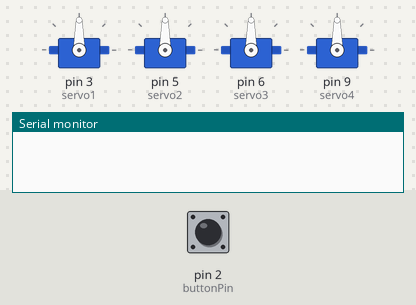
A sketch run on a simulated Arduino Uno, built with avr-gcc and run on an emulated ATmega328P. On the bench: 4 × servo, the last lines printed to the serial monitor. The inputs (shaded band) are chosen by the test bench; at power-on: pin 2 (buttonPin) HIGH.

Above: at 1.2 s.
1.3 s: pin 2 (buttonPin) pulled LOW for 0.15 s
At 2.3 s:
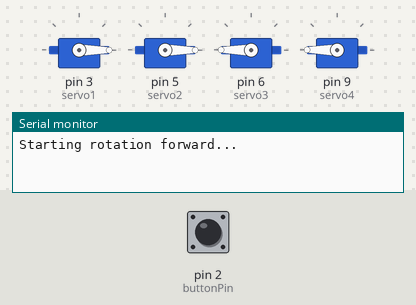
4.3 s: pin 2 (buttonPin) pulled LOW for 1 s
At 4.6 s:
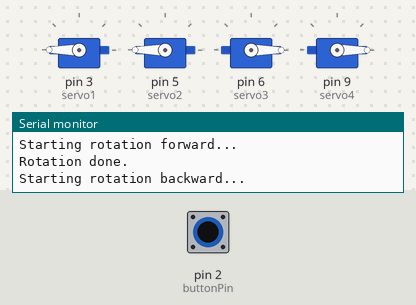
Timing chart, 0 to 7.3 s (numbered marks = the images above; inputs shaded):
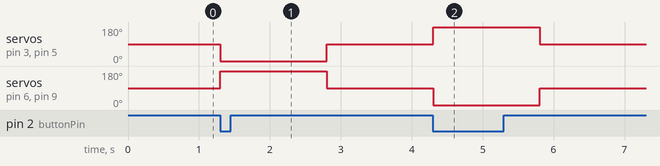

The sketch:

updated_jumpoline_palme_tree.ino
```cpp
#include <Servo.h>

Servo servo1;
Servo servo2;
Servo servo3;
Servo servo4;

const int buttonPin = 2;
bool previousButtonState = HIGH;
bool isRunning = false;
bool directionForward = true; // اتجاه الدوران
// const int buttonPin = 2;
// bool previousButtonState = HIGH;
// bool isRunning = false;
// bool directionBackord = true;
void setup() {
  servo1.attach(3);
  servo2.attach(5);
  servo3.attach(6);
  servo4.attach(9);

  pinMode(buttonPin, INPUT_PULLUP);

  Serial.begin(9600);

  stopServos();
}

void loop() {
  bool currentButtonState = digitalRead(buttonPin);

  if (currentButtonState == LOW && previousButtonState == HIGH) {
    if (!isRunning) {
      Serial.println(directionForward ? "Starting rotation forward..." : "Starting rotation backward...");
      rotate360(directionForward);
      directionForward = !directionForward; // تبديل الاتجاه للمرة القادمة
      Serial.println("Rotation done.");
    }
  }

  previousButtonState = currentButtonState;
  delay(50);
}

void rotate360(bool forward) {
  isRunning = true;

  int speed1 = forward ? 180 : 0; // 180 للدوران للأمام، 0 للخلف
  int speed2 = forward ? 0 : 180; // 180 للدوران للأمام، 0 للخلف

  servo1.write(speed2);
  servo2.write(speed2);
  servo3.write(speed1);
  servo4.write(speed1);

  delay(1500); // زمن الدوران لدورة كاملة (ضبط حسب سرعة السيرفو)

  stopServos();

  isRunning = false;
}

void stopServos() {
  servo1.write(90);
  servo2.write(90);
  servo3.write(90);
  servo4.write(90);
}
```

Measured:
- after the input at 1.3 s, servo on pin 3 (servo1), servo on pin 5 (servo2): 90° → 0° at once, → 90° 1.5 s later; servo on pin 6 (servo3), servo on pin 9 (servo4): 90° → 180° at once, → 90° 1.5 s later
- after the input at 4.3 s, servo on pin 3 (servo1), servo on pin 5 (servo2): 90° → 180° at once, → 90° 1.5 s later; servo on pin 6 (servo3), servo on pin 9 (servo4): 90° → 0° at once, → 90° 1.5 s later
